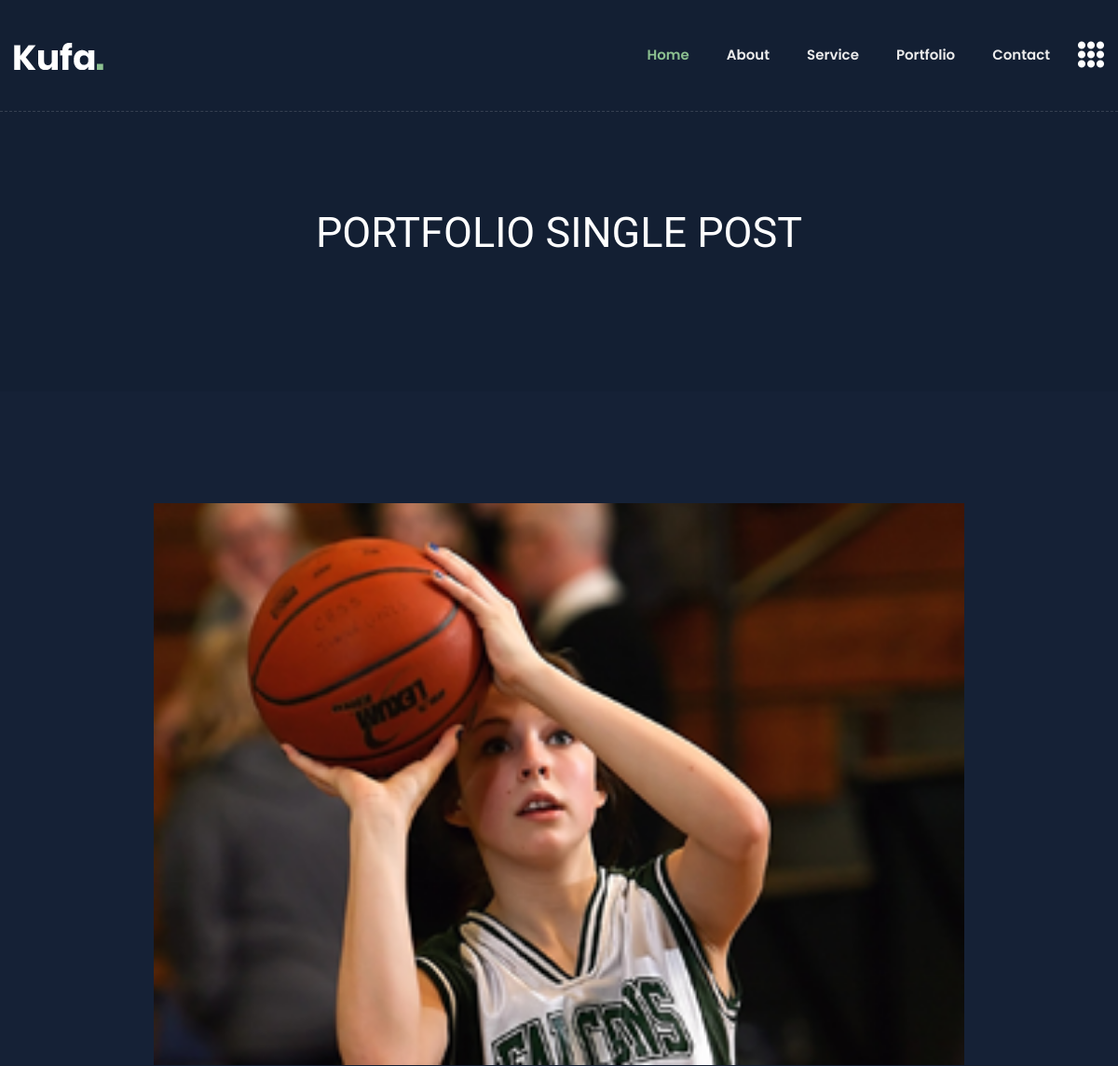
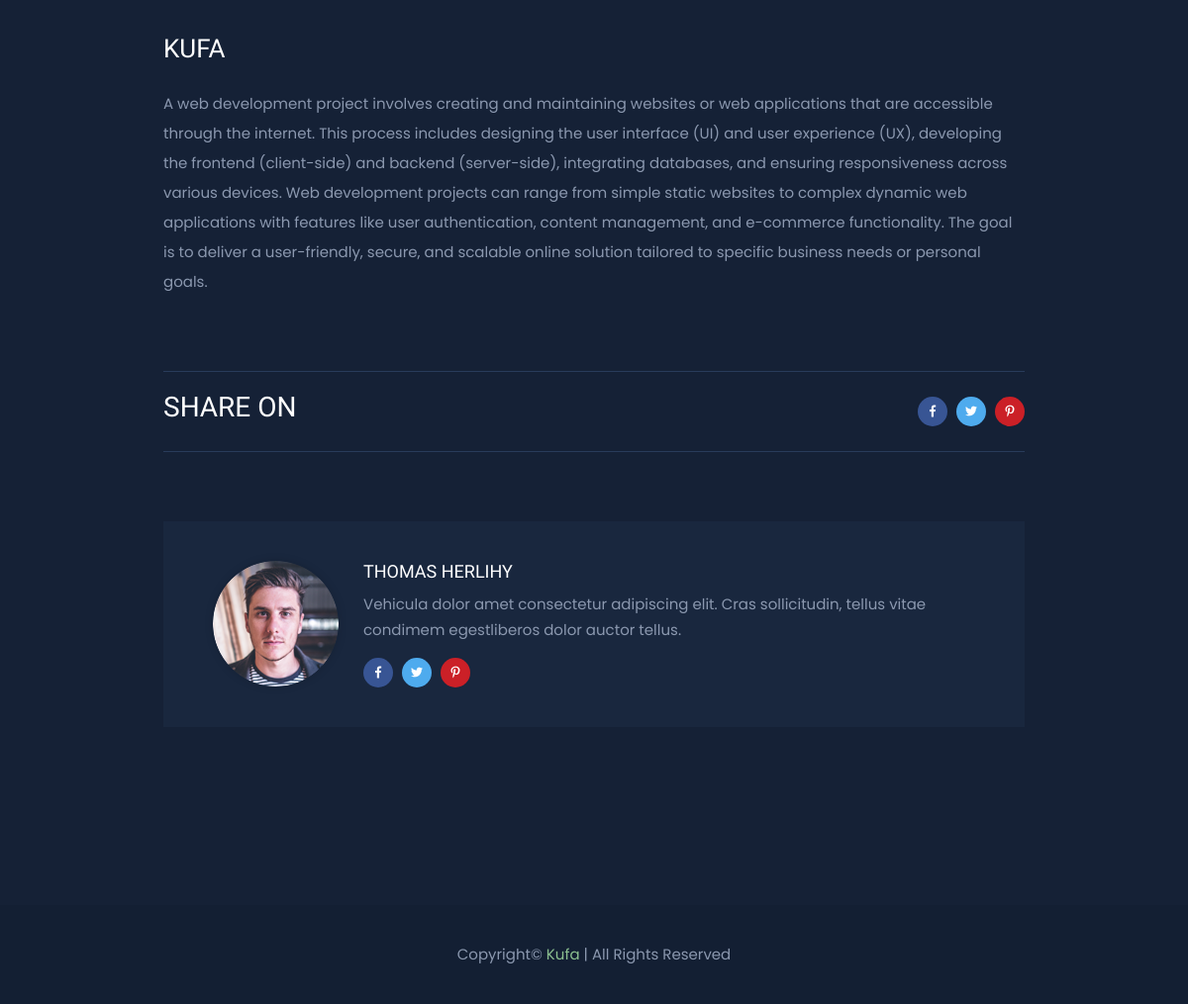
The app's page /dashboard/portfolio/singleport.php?id=8 with its own data (2 pictures, top to bottom).
### tables this page shows
CREATE TABLE `portfolios` (
  `id` int NOT NULL AUTO_INCREMENT,
  `title` varchar(255) NOT NULL,
  `subtitle` varchar(255) NOT NULL,
  `description` longtext NOT NULL,
  `image` varchar(255) NOT NULL,
  `status` varchar(255) NOT NULL DEFAULT 'deactive',
  PRIMARY KEY (`id`)
);

### dashboard/portfolio/singleport.php (the view, shortened to what this page needs)
<?php
include '../../config/database.php';
if(isset($_GET['id'])){
    $id = $_GET['id'];
    $port_query = "SELECT * FROM portfolios WHERE id='$id'";
    $portfolios = mysqli_query($db, $port_query);
    $port = mysqli_fetch_assoc($portfolios);
}
?>
<!doctype html>
<html class="no-js" lang="en">
<head>
        <link rel="stylesheet" href="../../front_end_assets/css/bootstrap.min.css">
        <link rel="stylesheet" href="../../front_end_assets/css/animate.min.css">
        <link rel="stylesheet" href="../../front_end_assets/css/magnific-popup.css">
        <link rel="stylesheet" href="../../front_end_assets/css/fontawesome-all.min.css">
        <link rel="stylesheet" href="../../front_end_assets/css/flaticon.css">
        <link rel="stylesheet" href="../../front_end_assets/css/slick.css">
        <link rel="stylesheet" href="../../front_end_assets/css/aos.css">
        <link rel="stylesheet" href="../../front_end_assets/css/default.css">
        <link rel="stylesheet" href="../../front_end_assets/css/style.css">
        <link rel="stylesheet" href="../../front_end_assets/css/responsive.css">
    </head>
    <body class="theme-bg">
        <header>
            <div id="header-sticky" class="transparent-header">
                <div class="container">
                    <div class="row">
                        <div class="col-xl-12">
                            <div class="main-menu">
                                <nav class="navbar navbar-expand-lg">
                                    <a href="index.html" class="navbar-brand logo-sticky-none"><img src="../../front_end_assets/img/logo/logo.png" alt="Logo"></a>
                                    <div class="collapse navbar-collapse" id="navbarNav">
                                        <ul class="navbar-nav ml-auto">
                                            <li class="nav-item active"><a class="nav-link" href="#home">Home</a></li>
                                            <li class="nav-item"><a class="nav-link" href="#about">about</a></li>
                                            <li class="nav-item"><a class="nav-link" href="#service">service</a></li>
                                            <li class="nav-item"><a class="nav-link" href="#portfolio">portfolio</a></li>
                                            <li class="nav-item"><a class="nav-link" href="#contact">Contact</a></li>
                                        </ul>
                                    </div>
                                    <div class="header-btn">
                                        <a href="#" class="off-canvas-menu menu-tigger"><i class="flaticon-menu"></i></a>
                                    </div>
                                </nav>
                            </div>
                        </div>
                    </div>
                </div>
            </div>
        </header>
        <main>
            <section class="breadcrumb-area breadcrumb-bg d-flex align-items-center">
                <div class="container">
                    <div class="row justify-content-center">
                        <div class="col-md-10">
                            <div class="breadcrumb-content text-center">
                                <h2>Portfolio Single POST</h2>
                            </div>
                        </div>
                    </div>
                </div>
            </section>
            <section class="portfolio-details-area pt-120 pb-120">
                <div class="container">
                    <div class="row justify-content-center">
                        <div class="col-xl-9 col-lg-10">
                            <div class="single-blog-list">
                                <div class="blog-list-thumb mb-35">
                                    <img src="../../public/portfolio/<?= $port['image'] ?>" alt="img">
                                </div>
                                <div class="blog-list-content blog-details-content portfolio-details-content">
                                    <h2>
                                        <?= $port['title'] ?>
                                    </h2>
                                    <p>
                                    <?= $port['description'] ?>
                                    </p>
                                    <div class="blog-list-meta">
                                        <ul>
                                            <li class="blog-post-date">
                                                <h3>Share On</h3>
                                            </li>
                                            <li class="blog-post-share">
                                                <a href="#"><i class="fab fa-facebook-f"></i></a>
                                                <a href="#"><i class="fab fa-twitter"></i></a>
                                                <a href="#"><i class="fab fa-pinterest-p"></i></a>
                                            </li>
                                        </ul>
                                    </div>
                                </div>
                                <div class="avatar-post mt-70 mb-60">
                                    <ul>
                                        <li>
                                            <div class="post-avatar-img">
                                                <img src="../../front_end_assets/img/blog/post_avatar_img.png" alt="img">
                                            </div>
                                            <div class="post-avatar-content">
                                                <h5>Thomas Herlihy</h5>
                                                <p>Vehicula dolor amet consectetur adipiscing elit. Cras sollicitudin, tellus vitae
                                                    condimem
                                                    egestliberos dolor auctor
                                                    tellus.</p>
                                                <div class="post-avatar-social mt-15">
                                                    <a href="#"><i class="fab fa-facebook-f"></i></a>
                                                    <a href="#"><i class="fab fa-twitter"></i></a>
                                                    <a href="#"><i class="fab fa-pinterest-p"></i></a>
                                                </div>
                                            </div>
                                        </li>
                                    </ul>
                                </div>
                            </div>
                        </div>
                    </div>
                </div>
            </section>
        </main>
        <footer>
            <div class="copyright-wrap primary-bg">
                <div class="container">
                    <div class="row align-items-center">
                        <div class="col-12">
                            <div class="copyright-text text-center">
                                <p>Copyright© <span>Kufa</span> | All Rights Reserved</p>
                            </div>
                        </div>
                    </div>
                </div>
            </div>
        </footer>
    </body>
</html>

### front_end_assets/css/default.css (style rules this page uses)
.mt-15 { margin-top: 15px; }
.mt-70 { margin-top: 70px; }
.mb-35 { margin-bottom: 35px; }
.mb-60 { margin-bottom: 60px; }
.pt-120 { padding-top: 120px; }
.pb-120 { padding-bottom: 120px; }
.theme-bg { background: #152136; }
.primary-bg { background: #131f33; }

### front_end_assets/css/style.css (style rules this page uses)
body { font-family: 'Poppins', sans-serif; font-weight: normal; font-style: normal; font-size: 15px; color: #8b98af; }
a, .button { -webkit-transition: all 0.3s ease-out 0s; -moz-transition: all 0.3s ease-out 0s; -ms-transition: all 0.3s ease-out 0s; -o-transition: all 0.3s ease-out 0s; transition: all 0.3s ease-out 0s; }
a, button { color: #1696e7; outline: medium none; }
h1, h2, h3, h4, h5, h6 { font-family: 'Baloo Bhaijaan', cursive; color: #ffffff; margin-top: 0px; font-style: normal; font-weight: 400; text-transform: normal; }
h2 { font-size: 35px; }
h3 { font-size: 28px; }
h5 { font-size: 18px; }
ul { margin: 0px; padding: 0px; }
li { list-style: none }
p { font-size: 15px; font-weight: normal; line-height: 2; color: #8b98af; margin-bottom: 15px; }
*::placeholder { color: #555555; font-size: 14px; opacity: 1; }
.transparent-header { position: absolute; left: 0; top: 0; width: 100%; height: auto; z-index: 9; padding: 18px 0; border-bottom: 1px dashed rgba(255,255,255,.15); }
.main-menu .navbar { padding: 0; }
.main-menu .nav-item { display: inline-block; margin-left: 40px; }
.main-menu .nav-item:first-child { margin-left: 0px; }
.main-menu .navbar-expand-lg .navbar-nav .nav-link { padding: 30px 0; font-size: 15px; font-weight: 600; text-transform: capitalize; }
.main-menu .navbar-expand-lg .navbar-nav .nav-link, .header-search a { color: #ebebeb; }
.header-btn { margin-left: 30px; display: flex; align-items: center; }
.header-btn a.off-canvas-menu { font-size: 28px; color: #fff; line-height: 1; margin-left: 30px; display: inline-block; }
.main-menu .navbar-expand-lg .navbar-nav .nav-link:hover, .main-menu .navbar-expand-lg .navbar-nav .nav-item.active .nav-link, .header-search a:hover, .social-icon-right > a:hover, .header-btn a.off-canvas-menu:hover { color: #8cc090; }
.breadcrumb-bg { min-height: 450px; position: relative; z-index: 1; background: #131f33; }
.breadcrumb-bg::before { content: ""; position: absolute; left: 0; top: 0; width: 100%; height: 100%; opacity: .9; }
.breadcrumb-content { margin-top: 75px; }
.breadcrumb-content h2 { font-size: 45px; color: #fff; text-transform: uppercase; margin-bottom: 10px; }
.blog-list-thumb img { width: 100%; }
.blog-list-content h2 { color: #ffffff; font-size: 30px; margin-bottom: 25px; text-transform: uppercase; }
.blog-list-content p { font-size: 15px; line-height: 2; font-weight: 400; margin-bottom: 45px; }
.blog-list-meta > ul { display: flex; justify-content: space-between; align-items: center; border-top: 1px solid #283b5b; border-bottom: 1px solid #283b5b; padding: 19px 0; }
.blog-list-meta ul li.blog-post-date { font-size: 14px; font-weight: 400; text-transform: uppercase; }
.blog-list-meta ul li.blog-post-share a, .post-avatar-social a { display: inline-block; height: 30px; width: 30px; line-height: 30px; background: #385594; text-align: center; font-size: 12px; border-radius: 50%; color: #fff; margin-left: 5px; }
.blog-list-meta ul li.blog-post-share a:nth-child(2), .post-avatar-social a:nth-child(2) { background: #4eabee; }
.blog-list-meta ul li.blog-post-share a:last-child, .post-avatar-social a:last-child { background: #cb2027; }
.blog-details-content p { margin-bottom: 10px; }
.blog-details-content .blog-list-meta { margin-top: 75px; }
.avatar-post { background: #19273e; padding: 40px 50px; }
.avatar-post ul li { display: flex; align-items: center; }
.post-avatar-img { margin-right: 25px; }
.post-avatar-img img { border-radius: 50%; box-shadow: 0px 0px 9px 0px rgba(0, 0, 0, 0.16); }
.post-avatar-content h5 { font-size: 18px; margin-bottom: 10px; text-transform: uppercase; }
.post-avatar-content p { font-size: 15px; line-height: 26px; margin-bottom: 0; font-weight: 400; }
.post-avatar-social a:first-child { margin-left: 0; }
.copyright-wrap { padding: 35px 0; }
.copyright-text p { margin-bottom: 0; }
.copyright-text p span { color: #8cc090; }

### records on screen
portfolios: image (picture), title "KUFA", description "A web development project involves creating and maintaining websites or web applications that are accessible through the internet. This process includes designing the user interface (UI) and user experience (UX), developing the frontend (client-side) and backend (server-side), integrating databases, and ensuring responsiveness across various devices. Web development projects can range from simple static websites to complex dynamic web applications with features like user authentication, content management, and e-commerce functionality. The goal is to deliver a user-friendly, secure, and scalable online solution tailored to specific business needs or personal goals."
